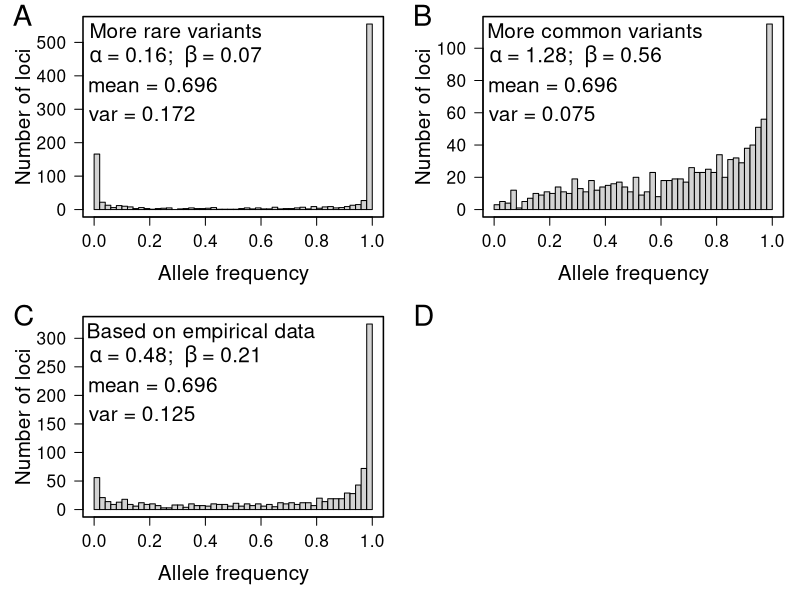

Write R code to recreate this figure.
##########################################
## conceptual_fig.R
##########################################

## JPJ 8/8/24

## Purpose: to make a conceptual figure showing the different SFS
## Usage: Rscript conceptual_fig.R

set.seed(17)

## functions for calculating mean and variance for beta distributions
mean_beta <- function(alpha, beta){
	meanb <- alpha/(alpha+beta)
	return(meanb)
}

var_beta <- function(alpha, beta){
	varb <- (alpha*beta)/((alpha+beta)^2*(alpha+beta+1))
	return(varb)
}

## choosing three different betas with equal means and similarly spread variances
	## more rare: alpha = 0.16, 0.07
	## more common: alpha = 1.28, 0.56
	## based on empirical data = 0.48, 0.21

mean_beta(0.16, 0.07)	## 0.6956522
mean_beta(1.28, 0.56)	## 0.6956522
mean_beta(0.48, 0.21)	## 0.6956522

var_beta(0.16, 0.07)	## 0.1721303
var_beta(1.28, 0.56)	## 0.07454938
var_beta(0.48, 0.21)	## 0.1252782


## sample 1000 allele frequencies from the betas
rare <- rbeta(1000, 0.16, 0.07)
common <- rbeta(1000, 1.28, 0.56)
empirical <- rbeta(1000, 0.480, 0.21)

## plot histograms; one panel left blank; hatchery flow chart will go there
pdf(height=8, width=8, file="conceptual_base.pdf")
par(mar=c(5,5,1,1), mfrow=c(2,2))
hist(rare, breaks=50, main="", xlab="Allele frequency", ylab="Number of loci", cex.axis=1.25, cex.lab=1.5, las=1); box(lwd=1.5)
mtext("More rare variants", line=-1.5, adj=0.05, cex=1.25)
mtext(expression(alpha~"= 0.16; "~beta~"= 0.07"), line=-3.25, adj=0.05, cex=1.25)
mtext("mean = 0.696", line=-4.75, adj=0.03, cex=1.25)
mtext("var = 0.172", line=-6.5, adj=0.03, cex=1.25)
mtext("A", line=-0.75, adj=-0.25, cex=1.75)
hist(common, breaks=50, main="", xlab="Allele frequency", ylab="Number of loci", cex.axis=1.25, cex.lab=1.5, las=1); box(lwd=1.5)
mtext("More common variants", line=-1.5, adj=0.05, cex=1.25)
mtext(expression(alpha~"= 1.28; "~beta~"= 0.56"), line=-3.25, adj=0.05, cex=1.25)
mtext("mean = 0.696", line=-4.75, adj=0.03, cex=1.25)
mtext("var = 0.075", line=-6.5, adj=0.03, cex=1.25)
mtext("B", line=-0.75, adj=-0.25, cex=1.75)
hist(empirical, breaks=50, main="", xlab="Allele frequency", ylab="Number of loci", cex.axis=1.25, cex.lab=1.5, las=1); box(lwd=1.5)
mtext("Based on empirical data", line=-1.5, adj=0.05, cex=1.25)
mtext(expression(alpha~"= 0.48; "~beta~"= 0.21"), line=-3.25, adj=0.05, cex=1.25)
mtext("mean = 0.696", line=-4.75, adj=0.03, cex=1.25)
mtext("var = 0.125", line=-6.5, adj=0.03, cex=1.25)
mtext("C", line=-0.75, adj=-0.25, cex=1.75)
plot.new()
mtext("D", line=-0.75, adj=-0.25, cex=1.75)
dev.off()









